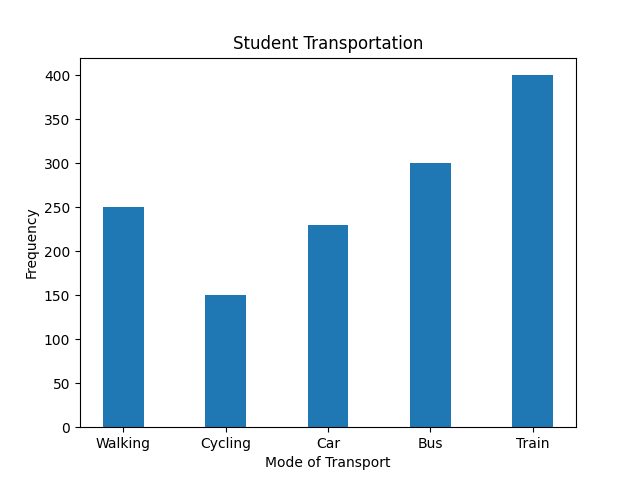

This chart was generated by the following Python code:
import matplotlib.pyplot as plt
import numpy as np
x=np.array(['Walking','Cycling','Car','Bus','Train'])
y=np.array([250,150,230,300,400])
plt.title("Student Transportation")
plt.xlabel("Mode of Transport")
plt.ylabel("Frequency")
plt.bar(x,y,width=0.4)
plt.show()
